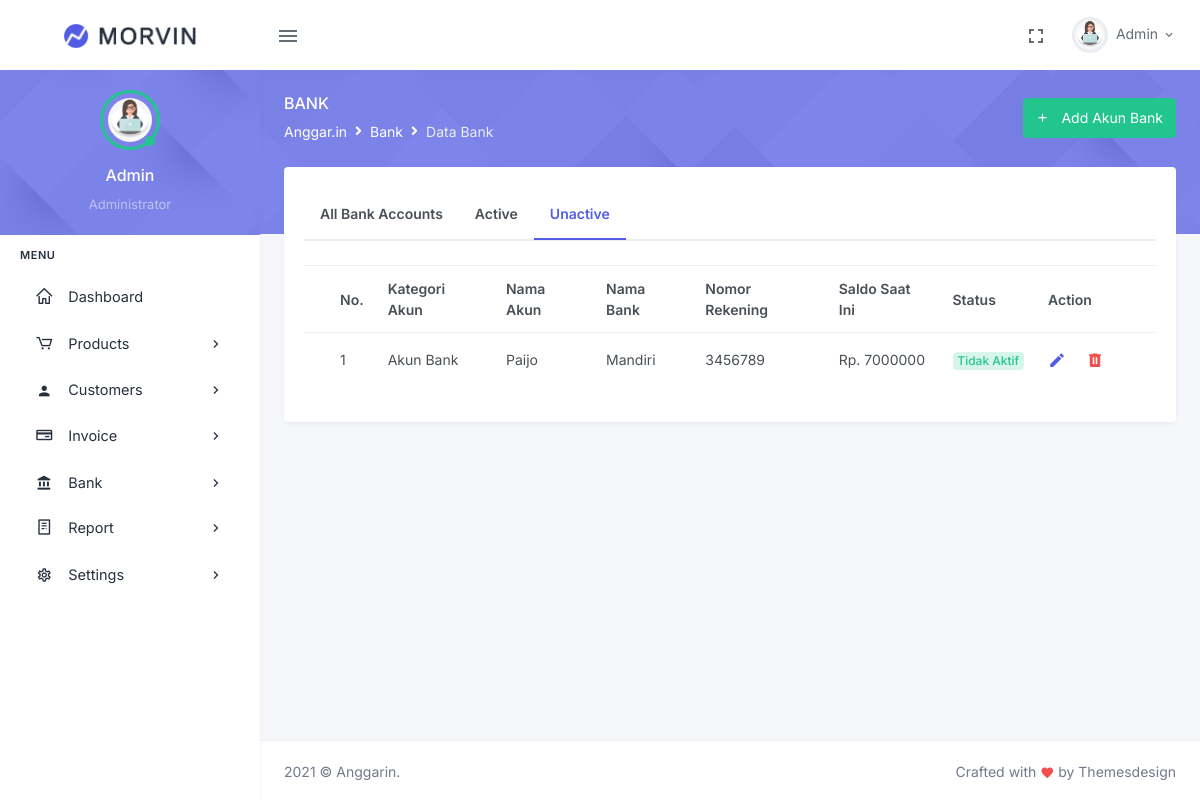
/index.php/bank/bankUnactive, run on the app's committed database.
### tables this page shows
CREATE TABLE IF NOT EXISTS `bank` (
  `id_bank` int(11) NOT NULL AUTO_INCREMENT,
  `nama_akun` varchar(100) NOT NULL,
  `no_rek` varchar(50) NOT NULL,
  `nama_bank` varchar(100) NOT NULL,
  `alamat_bank` varchar(100) NOT NULL,
  `telp_bank` varchar(50) NOT NULL,
  `saldo_awal` int(11) NOT NULL,
  `status_akun` varchar(15) NOT NULL,
  `akun_utama` varchar(25) NOT NULL,
  PRIMARY KEY (`id_bank`)
);

### application/controllers/bank.php (called while the page is built, shortened)
<?php
class bank extends CI_Controller {
    public function __construct(){
        $this->load->model('bank_model');
        $this->load->library('form_validation');
    }
    public function bankUnactive(){
        $data['title']='Data Bank';
        $data['bank_unactive'] = $this->bank_model->getUnactiveBank();
        $this->load->view('template/header', $data);
        $this->load->view('bank/bankUnactive');
        $this->load->view('template/footer');
    }
}
?>

### index.php (called while the page is built, shortened)
<?php
require_once BASEPATH.'core/CodeIgniter.php';

### application/models/bank_model.php (called while the page is built, shortened)
<?php
class bank_model extends CI_Model{
    public function getUnactiveBank(){
        $sql = "SELECT * FROM bank WHERE status_akun='Tidak Aktif'";
        $result = $this->db->query($sql);
        return $result->result_array();
    }
}
?>

### application/views/bank/bankUnactive.php (the view)
<div class="main-content">
                <div class="page-content">
                    <div class="page-title-box">
                        <div class="container-fluid">
                         <div class="row align-items-center">
                             <div class="col-sm-6">
                                 <div class="page-title">
                                     <h4>Bank</h4>
                                         <ol class="breadcrumb m-0">
                                             <li class="breadcrumb-item"><a href="javascript: void(0);">Anggar.in</a></li>
                                             <li class="breadcrumb-item"><a href="javascript: void(0);">Bank</a></li>
                                             <li class="breadcrumb-item active">Data Bank</li>
                                         </ol>
                                 </div>
                             </div>
                             <div class="col-sm-6">
                                <div class="float-end d-none d-sm-block">
                                    <a href="<?= base_url();?>addbank" class="btn btn-success"><i class="mdi mdi-plus me-2"></i> Add Akun Bank</a>
                                </div>
                             </div>
                         </div>
                        </div>
                     </div>
                    <div class="container-fluid">
                        <div class="page-content-wrapper">
                            <div class="row">
                                <div class="col-lg-12">
                                    <div class="card">
                                        <div class="card-body">
                                            <ul class="nav nav-tabs nav-tabs-custom mb-4">
                                                <li class="nav-item">
                                                    <a class="nav-link fw-bold p-3 " href="<?php echo base_url('')?>bank">All Bank Accounts</a>
                                                </li>
                                                <li class="nav-item">
                                                    <a class="nav-link p-3 fw-bold" href="<?php echo base_url('')?>bankActive">Active</a>
                                                </li>
                                                <li class="nav-item">
                                                    <a class="nav-link p-3 fw-bold active" href="<?php echo base_url('')?>bankUnactive">Unactive</a>
                                                </li>
                                            </ul>
                                            <div class="table mt-3 tab-content">
                                                <table id="datatable-buttons" class="table table-centered datatable dt-responsive nowrap " style="border-collapse: collapse; border-spacing: 0; width: 100%;">
                                                    <thead class="thead-light">
                                                        <tr>
                                                            <th></th>
                                                            <th>No.</th>
                                                            <th>Kategori Akun</th>
                                                            <th>Nama Akun</th>
                                                            <th>Nama Bank</th>
                                                            <th>Nomor Rekening</th>
                                                            <th>Saldo Saat Ini</th>
                                                            <th>Status</th>
                                                            <th style="width: 120px;">Action</th>
                                                        </tr>
                                                    </thead>
                                                    <tbody>
                                                        <?php $no=1;
                                                        foreach($bank_unactive as $bank): ?>
                                                        <tr>
                                                            <td></td>
                                                            <td><?= $no++?></td>
                                                            <td><?= $bank['akun_utama'];?></td>
                                                            <td><?= $bank['nama_akun'];?></td>
                                                            <td><?= $bank['nama_bank'];?></td>
                                                            <td><?= $bank['no_rek'];?></td>
                                                            <td>Rp. <?= $bank['saldo_awal'];?></td>
                                                            <td>
                                                                 <div class="badge badge-soft-success font-size-12"><?= $bank['status_akun'];?></div>
                                                            </td>
                                                            <td id="tooltip-container0">
                                                                <a href="<?php echo base_url('bank/edit') ?>/<?php echo $bank['id_bank'] ?>" class="me-3 text-primary" data-bs-container="#tooltip-container0" data-bs-toggle="tooltip" data-bs-placement="top" title="Edit"><i class="mdi mdi-pencil font-size-18"></i> </a>
                                                                <a href="<?php echo base_url('bank/hapus') ?>/<?php echo $bank['id_bank'] ?>" class="text-danger" data-bs-container="#tooltip-container0" data-bs-toggle="tooltip" data-bs-placement="top" title="Delete"><i class="mdi mdi-trash-can font-size-18"></i></a>
                                                            </td>
                                                        </tr>
                                                        <?php endforeach; ?>
                                                    </tbody>
                                                </table>
                                            </div>
                                        </div>
                                    </div>
                                </div>
                            </div>
                        </div>
                    </div>
                </div>

### data on the page
bank: akun_utama "Akun Bank", nama_akun "Paijo", nama_bank "Mandiri", no_rek "3456789", saldo_awal "7000000", status_akun "Tidak Aktif"
